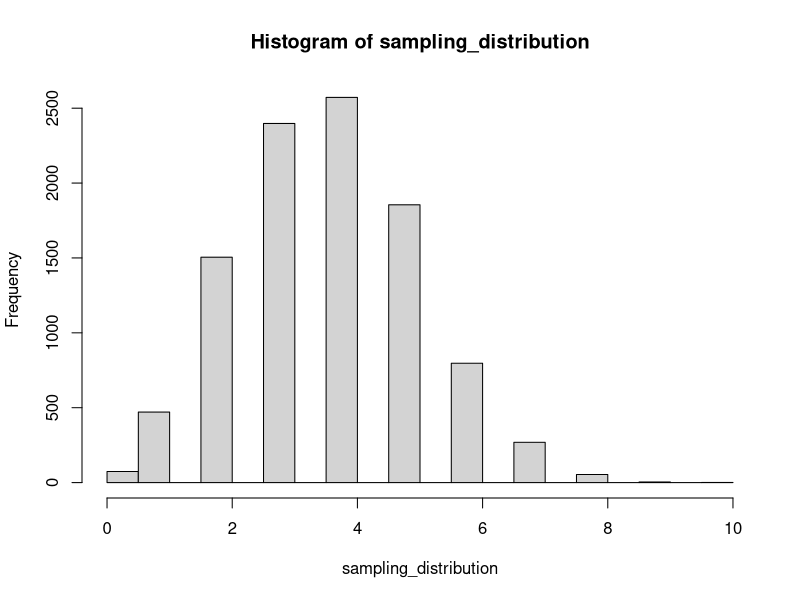

Write the R code that produced this figure.
## ---- chunk 1
knitr::opts_chunk$set(echo = TRUE)
## ---- chunk 2


library(ggplot2) 
library(dplyr)  

# The question asked 60% correct scores in 50 questions. That means we have '30'  successes;

binom.test(30, 50, p= .5, alternative = 'greater')

# With this we calculated the p-value = 0.1013. So, that brings us approximately 10% chance to produce randomly guessing on each question. Therefore 10% chance to get 60% and greater for each question. 

## ---- chunk 3

# The question asked us any scores of 55% or higher were not produced by chance. When we worked through the Lab7, we saw that for getting the better p-value we need to increase trials. In that case; 

# First we can try the solve the question for 100 questions;

binom.test(55, 100, .5, alternative = 'greater') # that gives us p-value = 0.1841. In that case probability of getting 55% or greater is approximately 18% for 100 question. 



# For 250 questions we have approximately 139 success for 55%;

binom.test(139, 250, .5, alternative = 'greater') # that gives us  p-value = 0.04375. This can let us say that we have better probability for 250 questions.



# When we try to same binomial test for 10000 questions there will be 550 numbers of success and ; 

binom.test(550, 1000, .5, alternative = 'greater') # that brings us p-value = 0.0008653. So, even with increasing to the 1000 question we can confident for the scores.



## ---- chunk 4

# we first created one repeated simulated test taker 
rbinom(n = rep(1, 10), size = 1,
       prob = c(.5, .5, .5, .5, .5, .25, .25, .25, .25, .25))

# With sum() function we can get the number of correct question we have simulated before for test taker;

sum(rbinom(n = rep(1, 10), size = 1,
       prob = c(.5, .5, .5, .5, .5, .25, .25, .25, .25, .25)))

# For the distribution of random chance we need to use replicate() function to replicate the previous test taker performance;


sampling_distribution <- replicate(10000, 
                                   sum(rbinom(n = rep(1, 10),
                                              size = 1,
                                              prob = c(.5, .5, .5,
                                                       .5, .5, .25,
                                                       .25, .25,
                                                       .25, .25))))
sampling_distribution

hist(sampling_distribution)

## ---- chunk 5

sampling_distribution[sampling_distribution >= 8]

length(sampling_distribution[sampling_distribution >= 8])

length(sampling_distribution[sampling_distribution >= 8]) / 10000

